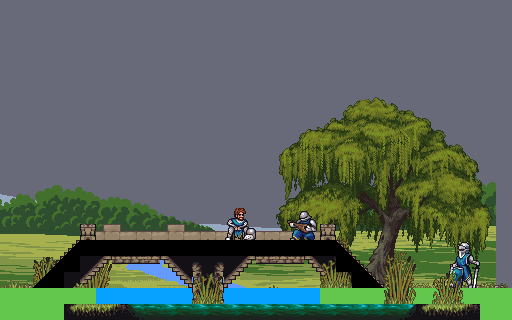

Tiled map render using the project's own tile images. Description and the map definition, with tile-layer contents summarised, below:
An orthogonal 32x20 tile map with 16x16 px tiles, 19 tile layers (Bg_plains_mountain, BG_plains_hills, BG_plains_plains, BG_plains_river, ...), 23 tilesets and 4 objects (2x X_on_water, X_critter_flying, X_bird_flying).

<map version="1.4" tiledversion="1.4.2" orientation="orthogonal" renderorder="right-down" compressionlevel="0" width="32" height="20" tilewidth="16" tileheight="16" infinite="0" backgroundcolor="#696A79" nextlayerid="21" nextobjectid="1"><tileset firstgid="1" name="Floor_Tiles2" tilewidth="16" tileheight="16" tilecount="648" columns="18" objectalignment="topleft" margin="0" spacing="0"><image source="../../../tiles/tiles/Floor Tiles2.png" width="288" height="576" /></tileset><tileset firstgid="649" name="Other_Tiles2" tilewidth="16" tileheight="16" tilecount="252" columns="18" objectalignment="topleft" margin="0" spacing="0"><image source="../../../tiles/tiles/Other Tiles2.png" width="288" height="224" /></tileset><tileset firstgid="901" name="Trees_foliage_trunk" tilewidth="16" tileheight="16" tilecount="1040" columns="80" objectalignment="topleft" margin="0" spacing="0"><image source="../../../tiles/trees/Trees_foliage_trunk.png" width="1280" height="208" /></tileset><tileset firstgid="1941" name="Tall_Grass" tilewidth="16" tileheight="16" tilecount="12" columns="6" objectalignment="topleft" margin="0" spacing="0"><image source="../../../tiles/int_ext_decoration/Tall Grass.png" width="96" height="32" /></tileset><tileset firstgid="1953" name="Decor" tilewidth="16" tileheight="16" tilecount="884" columns="26" objectalignment="topleft" margin="0" spacing="0"><image source="../../../tiles/int_ext_decoration/Decor.png" width="416" height="544" /></tileset><tileset firstgid="2837" name="Background_layers_layer_1" tilewidth="16" tileheight="16" tilecount="1408" columns="64" objectalignment="topleft" margin="0" spacing="0"><image source="../../../backgrounds/Normal BG/Background layers_layer 1.png" width="1024" height="346" /></tileset><tileset firstgid="4245" name="Garden_Decorations" tilewidth="16" tileheight="16" tilecount="112" columns="14" objectalignment="topleft" margin="0" spacing="0"><image source="../../../tiles/int_ext_decoration/Garden Decorations.png" width="224" height="128" /></tileset><tileset firstgid="4357" name="Farming_Tiles_and_Crops_32x32" tilewidth="16" tileheight="16" tilecount="1536" columns="48" objectalignment="topleft" margin="0" spacing="0"><image source="../../../tiles/int_ext_decoration/Farming Tiles and Crops 32x32.png" width="768" height="512" /></tileset><tileset firstgid="5893" name="Campfire_sheet" tilewidth="16" tileheight="16" tilecount="180" columns="10" objectalignment="topleft" margin="0" spacing="0"><image source="../../../tiles/animated/Campfire sheet.png" width="160" height="288" /></tileset><tileset firstgid="6073" name="Animated_Water_Tiles" tilewidth="16" tileheight="16" tilecount="880" columns="40" objectalignment="topleft" margin="0" spacing="0"><image source="../../../tiles/water/Animated Water Tiles.png" width="640" height="352" /></tileset><tileset firstgid="6953" name="Weeping_Willow1" tilewidth="16" tileheight="16" tilecount="168" columns="14" objectalignment="topleft" margin="0" spacing="0"><image source="../../../tiles/trees/Weeping Willow1.png" width="224" height="192" /></tileset><tileset firstgid="7121" name="Pixel_Art_Village" tilewidth="16" tileheight="16" tilecount="3150" columns="63" objectalignment="topleft" margin="0" spacing="0"><image source="../../../tiles/buildings/Pixel Art Village full sheet.png" width="996" height="800" /></tileset><tileset firstgid="10271" name="Pine_forest_sheet" tilewidth="16" tileheight="16" tilecount="637" columns="49" objectalignment="topleft" margin="0" spacing="0"><image source="../../../tiles/trees/Pine forest sheet.png" width="776" height="208" /></tileset><tileset firstgid="10908" name="Plains_parallax" tilewidth="16" tileheight="16" tilecount="3200" columns="40" objectalignment="topleft" margin="0" spacing="0"><image source="../../../backgrounds/Plains parallax.png" width="640" height="1280" /></tileset><tileset firstgid="14108" name="SSW_Tavern" tilewidth="16" tileheight="16" tilecount="3672" columns="68" objectalignment="topleft" margin="0" spacing="0"><image source="../../../tiles/buildings/SSW_Tavern.png" width="1088" height="864" /></tileset><tileset firstgid="17780" name="SSW_Interriors" tilewidth="16" tileheight="16" tilecount="3400" columns="68" objectalignment="topleft" margin="0" spacing="0"><image source="../../../tiles/buildings/SSW_Interriors.png" width="1088" height="800" /></tileset><tileset firstgid="21180" name="SSW_Buildings_and_Ruins" tilewidth="16" tileheight="16" tilecount="3552" columns="74" objectalignment="topleft" margin="0" spacing="0"><image source="../../../tiles/buildings/SSW_Buildings_and_Ruins.png" width="1184" height="768" /></tileset><tileset firstgid="24732" name="SSW_Workplaces" tilewidth="16" tileheight="16" tilecount="1352" columns="52" objectalignment="topleft" margin="0" spacing="0"><image source="../../../tiles/buildings/SSW_Workplaces.png" width="832" height="416" /></tileset><tileset firstgid="26084" name="House_Furniture_Tiles_32x32" tilewidth="16" tileheight="16" tilecount="936" columns="36" objectalignment="topleft" margin="0" spacing="0"><image source="../../../tiles/int_ext_decoration/House Furniture Tiles 32x32.png" width="576" height="416" /></tileset><tileset firstgid="27020" name="Castle_Tiles2" tilewidth="16" tileheight="16" tilecount="416" columns="26" objectalignment="topleft" margin="0" spacing="0"><image source="../../../tiles/buildings/Castle Tiles.png" width="416" height="256" /></tileset><tileset firstgid="27436" name="Characters_sheet1" tilewidth="16" tileheight="16" tilecount="2400" columns="40" objectalignment="topleft" margin="0" spacing="0"><image source="../../../../../../public/ASSORTED/characters/char_passive/characters sheet1.png" width="640" height="960" /></tileset><tileset firstgid="29836" name="Collsion_mask" tilewidth="16" tileheight="16" tilecount="20" columns="4" objectalignment="topleft" margin="0" spacing="0"><image source="../../../tiles/tiles/collsion-mask.png" width="64" height="80" /></tileset><tileset firstgid="29856" name="Terrain" tilewidth="16" tileheight="16" tilecount="4" columns="4" objectalignment="topleft"><image source="Terrain.intgrid.png" width="64" height="16" /></tileset><layer id="1" name="Bg_plains_mountain" width="32" height="20" opacity="1"><data>[640 cells, 310 non-empty, 310 distinct tile ids]</data></layer><layer id="2" name="BG_plains_hills" width="32" height="20" opacity="1"><data>[640 cells, 310 non-empty, 310 distinct tile ids]</data></layer><layer id="3" name="BG_plains_plains" width="32" height="20" opacity="1"><data>[640 cells, 211 non-empty, 210 distinct tile ids]</data></layer><layer id="4" name="BG_plains_river" width="32" height="20" opacity="1"><data>[640 cells, 182 non-empty, 182 distinct tile ids]</data></layer><layer id="5" name="Weeping_Willow" width="32" height="20" opacity="1"><data>[640 cells, 168 non-empty, 168 distinct tile ids]</data></layer><layer id="6" name="Bridge_level_2_wood" width="32" height="20" opacity="1"><data>[640 cells, 4 non-empty, 4 distinct tile ids]</data></layer><layer id="7" name="Bridge_level_1_log" width="32" height="20" opacity="1"><data>[640 cells, 18 non-empty, 18 distinct tile ids]</data></layer><layer id="8" name="Decor_shimmer" width="32" height="20" opacity="1"><data>[640 cells, 28 non-empty, 12 distinct tile ids]</data></layer><layer id="9" name="Water_tile" width="32" height="20" opacity="1"><data>[640 cells, 28 non-empty, 12 distinct tile ids]</data></layer><layer id="10" name="Terrain_Tiles" width="32" height="20" opacity="1"><data>[640 cells, 36 non-empty, 14 distinct tile ids]</data></layer><layer id="11" name="Grass_decoration_bg" width="32" height="20" opacity="1"><data>[640 cells, 12 non-empty, 6 distinct tile ids]</data></layer><layer id="12" name="Terrain_values" width="32" height="20" opacity="1"><data>[640 cells, 64 non-empty, 2 distinct tile ids]</data></layer><layer id="13" name="City_Walls" width="32" height="20" opacity="1"><data>[640 cells, 92 non-empty, 26 distinct tile ids]</data></layer><objectgroup id="14" name="Entities"><object name="X_on_water" type="X_on_water" x="144" y="288" width="16" height="16"><properties><property name="__anchorX" type="int" value="144" /><property name="__anchorY" type="int" value="288" /><property name="__cx" type="int" value="9" /><property name="__cy" type="int" value="18" /></properties></object><object name="X_on_water" type="X_on_water" x="256" y="288" width="16" height="16"><properties><property name="__anchorX" type="int" value="256" /><property name="__anchorY" type="int" value="288" /><property name="__cx" type="int" value="16" /><property name="__cy" type="int" value="18" /></properties></object><object name="X_critter_flying" type="X_critter_flying" x="64" y="240" width="16" height="16"><properties><property name="__anchorX" type="int" value="64" /><property name="__anchorY" type="int" value="240" /><property name="__cx" type="int" value="4" /><property name="__cy" type="int" value="15" /></properties></object><object name="X_bird_flying" type="X_bird_flying" x="368" y="112" width="32" height="32"><properties><property name="__anchorX" type="int" value="368" /><property name="__anchorY" type="int" value="112" /><property name="__cx" type="int" value="23" /><property name="__cy" type="int" value="7" /></properties></object></objectgroup><layer id="15" name="Grass_decoration_fg" width="32" height="20" opacity="1"><data>[640 cells, 18 non-empty, 12 distinct tile ids]</data></layer><layer id="16" name="Character_examples_placeholders" width="32" height="20" opacity="1"><data>[640 cells, 16 non-empty, 16 distinct tile ids]</data></layer><layer id="17" name="Water_FG" width="32" height="20" opacity="1"><data>[640 cells, 23 non-empty, 19 distinct tile ids]</data></layer><layer id="18" name="Grass_tiles_fg_poc" width="32" height="20" opacity="1"><data>[640 cells, 8 non-empty, 6 distinct tile ids]</data></layer><layer id="19" name="Decor_Shimmer_FG" width="32" height="20" opacity="1"><data>[640 cells, 24 non-empty, 12 distinct tile ids]</data></layer><layer id="20" name="Collision_mask" width="32" height="20" opacity="1"><data>[640 cells, 26 non-empty, 3 distinct tile ids]</data></layer></map>
